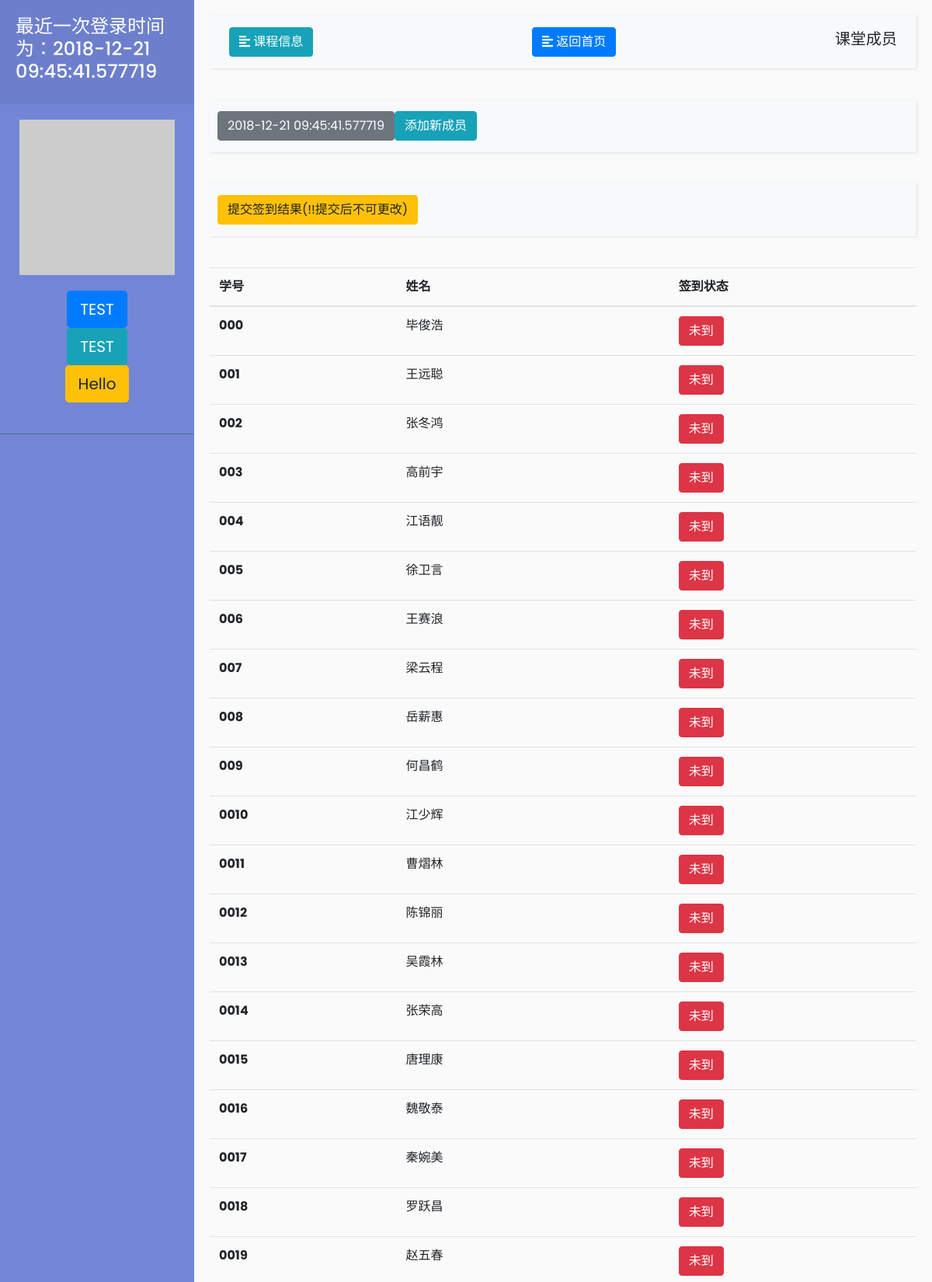
The page /class/TEST (signed in, upper part) on the database its author committed.
### app/models.py (models this page shows, shortened)
class Class(UserMixin, db.Model):
	__tablename__ = 'classes'
	class_id = db.Column(db.Integer, primary_key=True)
	class_name = db.Column(db.String(128), index=True)
	class_token = db.Column(db.String(128), unique=True)
	class_teacher = db.Column(db.Integer, index=True)
	password_hash = db.Column(db.String(128))
	last_seen = db.Column(db.DateTime, default=datetime.now())
	students = db.relationship("Student",
		secondary=student_identifier,
		backref=db.backref('classes', lazy='dynamic'), lazy='dynamic')
	def avastar(self, size):
		digest = md5(self.class_token.lower().encode('utf-8')).hexdigest()
		return 'https://www.gravatar.com/avatar/{}?d=identicon&s={}'.format(
            digest, size)
	def get_student(self):
		return Student.query.join(
			student_identifier, student_identifier.c.student_id == Student.student_id).filter(
			student_identifier.c.class_id == self.class_id)

class Student(db.Model):
	__tablename__ = 'students'
	student_id = db.Column(db.Integer, unique=True, primary_key=True)
	rfid_id = db.Column(db.String(64), index=True, unique=True)
	student_number = db.Column(db.String(64), index=True, unique=True)
	student_name = db.Column(db.String(64), index=True, unique=True)
	student_nickname = db.Column(db.String(64), nullable=False, default='')
	curr_active = db.Column(db.Boolean, nullable=False, default=False)

### app/routes.py (the view)
@app.route('/class/<class_name>')
@login_required
def get_class(class_name):
	class_ = Class.query.filter_by(class_name=class_name).first_or_404()
	students = class_.get_student().all()
	items = []
	today_str = datetime.now().strftime('%Y-%m-%d')
	today_format = datetime.strptime(today_str, "%Y-%m-%d")
	for student in students:
		curr_log_info = record(class_.class_id, student.student_id, today_format)
		if curr_log_info is None:
			active = False
		else:
			active = curr_log_info.active
		items.append((student, active))
	currentTime = class_.last_seen
	return render_template('class.html', class_=class_, currentTime=currentTime, items=items)

### app/models.py (called while the page is built)
@login.user_loader
def load_user(id):
	return Class.query.get(int(id))

### app/routes.py (called while the page is built)
def record(class_id, student_id, today_format):
	return Timetable.query.filter_by(time_class_id=class_id).filter_by(
				time_student_id = student_id
			).filter(Timetable.time_time.between(today_format, today_format + timedelta(hours=24))).first()

@app.before_request
def before_request():
	if current_user.is_authenticated:
		current_user.last_seen = datetime.now()
		db.session.commit()

### app/templates/class.html (shortened to what this page needs)
<!DOCTYPE html>
<html>
<head>
    <link rel="stylesheet" href="https://stackpath.bootstrapcdn.com/bootstrap/4.1.0/css/bootstrap.min.css">
    <link rel="stylesheet" href="{{ url_for('static', filename='css/profile.css') }}">
</head>
<body>
    <div class="wrapper">
        <nav id="sidebar">
            <div class="sidebar-header">
                <h4>最近一次登录时间为：{{ class_.last_seen }}</h4>
            </div>
            <ul class="list-unstyled components">
                <img src="{{ class_.avastar(200) }}" class="mx-auto d-block" alt="" width="200" height="200">
            <ul class="list-unstyled CTAs text-center">
                <li>
                    <button type="button" class="btn btn-primary btn-lg center-block">{{ class_.class_name }}</button>
                </li>
                <li>
                    <button type="button" class="btn btn-info btn-lg center-block">{{ class_.class_token }}</button>
                </li>
				<li>
                    <button type="button" class="btn btn-warning btn-lg center-block">{{ class_.class_teacher }}</button>
                </li>
            </ul>
        </nav>
        <div id="content">
            <nav class="navbar navbar-expand-lg navbar-light bg-light">
                <div class="container-fluid">
                    <button type="button" id="sidebarCollapse" class="btn btn-info">
                        <i class="fas fa-align-left"></i>
                        <span>课程信息</span>
                    </button>
                    <a href="{{ url_for('index') }}" id="sidebarCollapse" class="btn btn-primary">
                        <i class="fas fa-align-left"></i>
                        <span>返回首页</span>
                    </a>
					<h5> 课堂成员 </h5>
                </div>
            </nav>
            <nav class="navbar navbar-expand-lg navbar-light bg-light">
                <button type="button" class="btn btn-secondary">{{ currentTime }}</button>
                <a href="{{ url_for('insert_student', class_name=current_user.class_name) }}" class="btn btn-info">添加新成员</a>
            </nav>
            <nav class="navbar navbar-expand-lg navbar-light bg-light">
                <a href="{{ url_for('post_result', class_name=current_user.class_name) }}" class="btn btn-warning">提交签到结果(!!提交后不可更改)</a>
            </nav>
		<table class="table">
		<thead>
		<tr>
			<th scope="col">学号</th>
			<th scope="col">姓名</th>
			<th scope="col">签到状态</th>
		</tr>
		</thead>
		<tbody>
            {% for student, active in items %}
                <tr>
                    <th scope="row">{{ student.student_number }}</th>
                    <td>{{ student.student_name }}</td>
                    {% if active %}
                        <td><button type="button" class="btn btn-success">已到</button></td>
                    {% else %}
                        <td><button type="button" class="btn btn-danger">未到</button></td>
                    {% endif %}
                </tr>
	        {% endfor %}
		</tbody>
	</table>
        </div>
    </div>
</body>
</html>

### app/static/css/profile.css (style rules this page uses)
body { font-family: 'Poppins', sans-serif; background: #fafafa; }
a, a:hover, a:focus { color: inherit; text-decoration: none; transition: all 0.3s; }
.navbar { padding: 15px 10px; background: #fff; border: none; border-radius: 0; margin-bottom: 40px; box-shadow: 1px 1px 3px rgba(0, 0, 0, 0.1); }
.wrapper { display: flex; width: 100%; align-items: stretch; }
#sidebar { min-width: 250px; max-width: 250px; background: #7386D5; color: #fff; transition: all 0.3s; }
#sidebar .sidebar-header { padding: 20px; background: #6d7fcc; }
#sidebar ul.components { padding: 20px 0; border-bottom: 1px solid #47748b; }
ul.CTAs { padding: 20px; }
#content { width: 100%; padding: 20px; min-height: 100vh; transition: all 0.3s; }

### rows shown on the page
Class: last_seen "2018-12-21 09:45:41.577719", class_name "TEST", class_token "TEST", class_teacher "Hello"
Student: student_number "000", student_name "毕俊浩"
Student: student_number "001", student_name "王远聪"
Student: student_number "002", student_name "张冬鸿"
Student: student_number "003", student_name "高前宇"
Student: student_number "004", student_name "江语靓"
Student: student_number "005", student_name "徐卫言"
Student: student_number "006", student_name "王赛浪"
Student: student_number "007", student_name "梁云程"
Student: student_number "008", student_name "岳薪惠"
Student: student_number "009", student_name "何昌鹤"
Student: student_number "0010", student_name "江少辉"
Student: student_number "0011", student_name "曹熠林"
Student: student_number "0012", student_name "陈锦丽"
Student: student_number "0013", student_name "吴霞林"
Student: student_number "0014", student_name "张荣高"
Student: student_number "0015", student_name "唐理康"
Student: student_number "0016", student_name "魏敬泰"
Student: student_number "0017", student_name "秦婉美"
Student: student_number "0018", student_name "罗跃昌"
Student: student_number "0019", student_name "赵五春"
